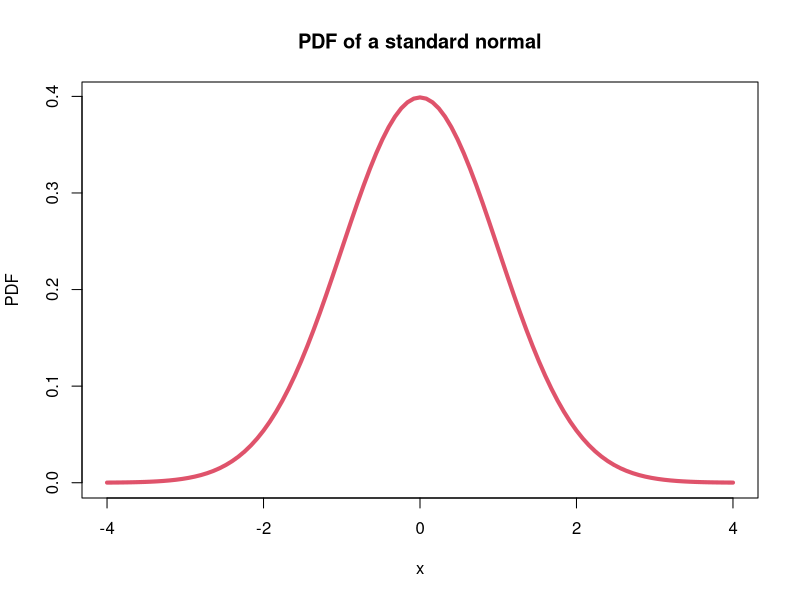
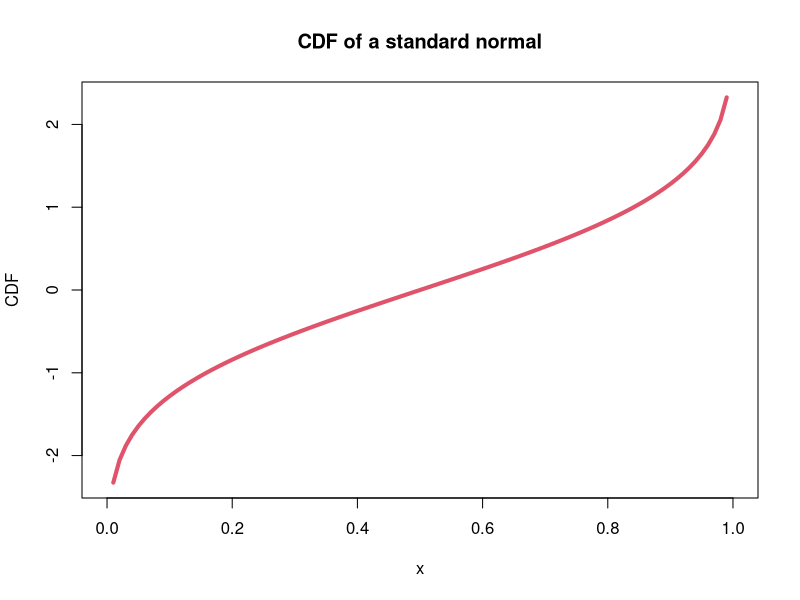
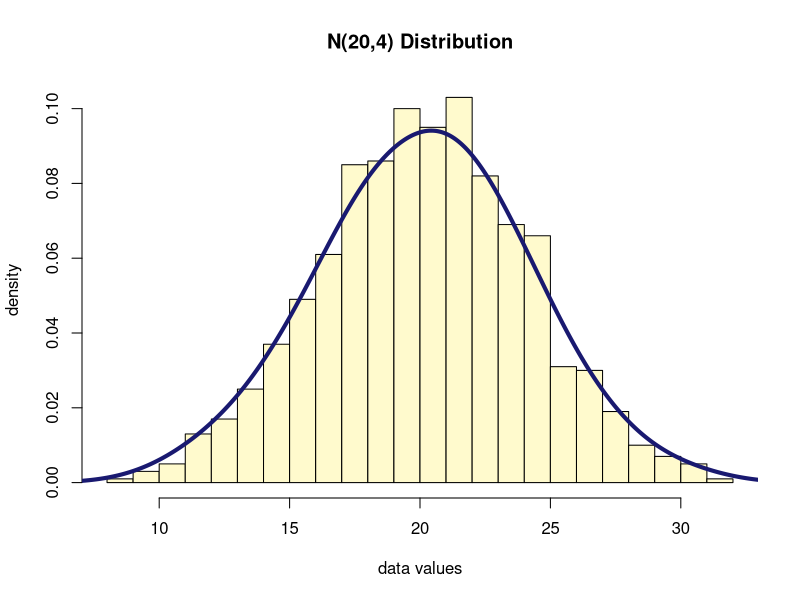
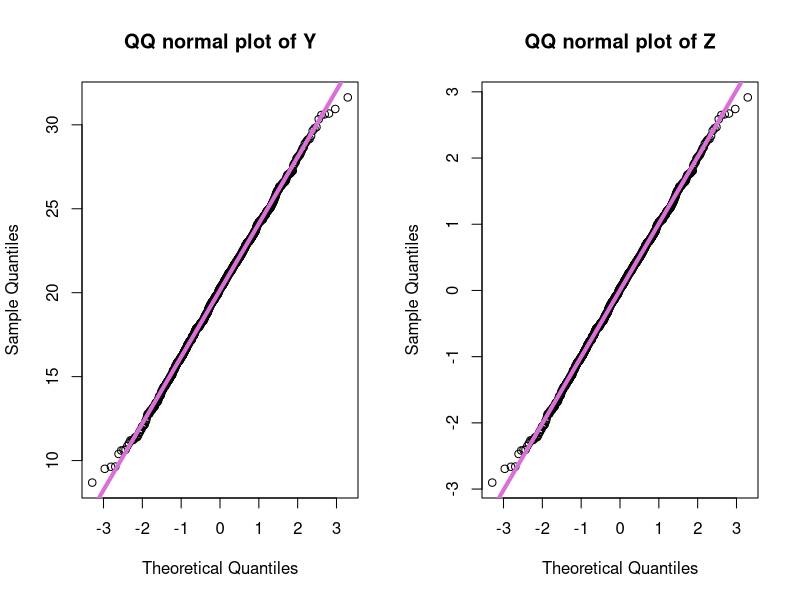
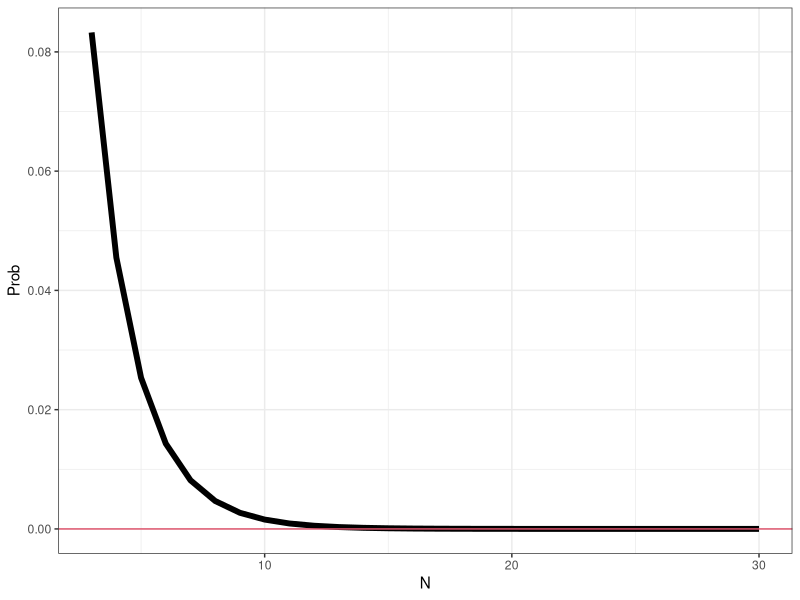
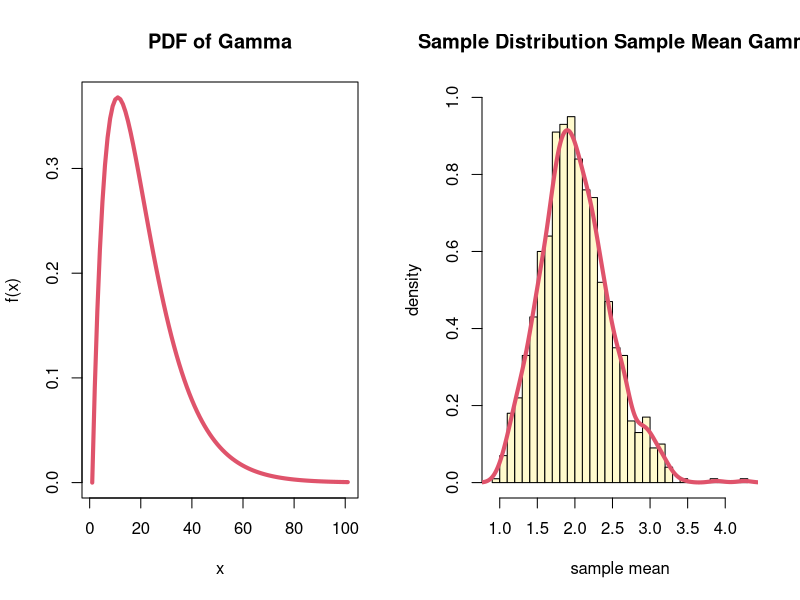
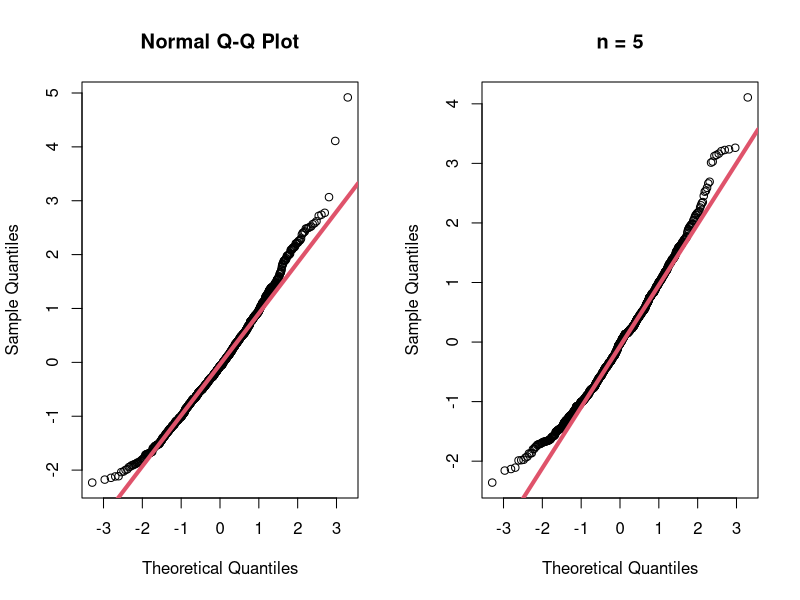
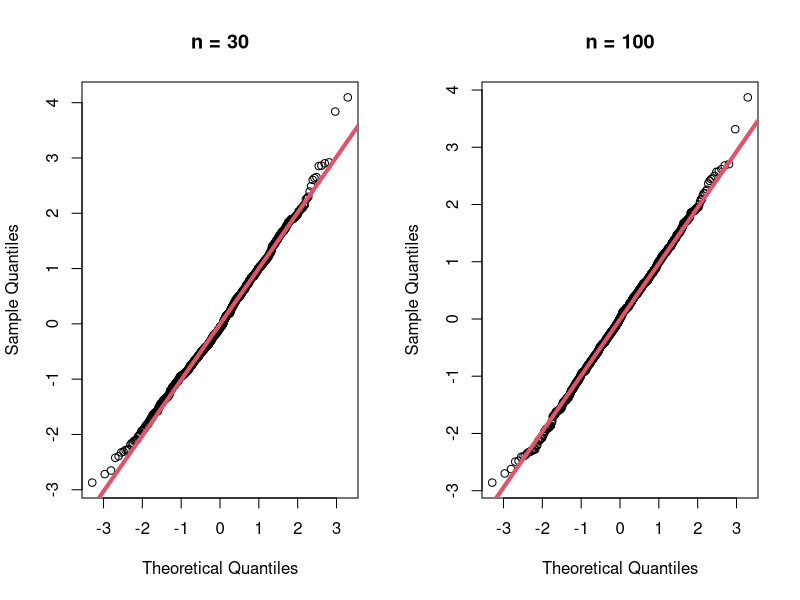

Reproduce these figures in R, in order.
## ---- chunk 1
library(dplyr)
## ---- chunk 2
curve(dnorm, from=-4, to=4, ylab="PDF", main="PDF of a standard normal", lwd=4, col=2)
## ---- chunk 3
curve(qnorm, from=0, to=1, ylab="CDF", main="CDF of a standard normal", lwd=4, col=2)
## ---- chunk 4
y <- rnorm(1000, 20, 4)

hist(y, freq = F, col = "lemonchiffon",
     xlab = "data values",
     breaks = 30,
     ylab = "density",
     main = "N(20,4) Distribution")
lines(density(y, bw=1.5), col="midnightblue", lwd=4)
## ---- chunk 5
z <- (y - mean(y)) / sd(y)

mean(z) %>% round(3) # 0
sd(z) %>% round(3) # 1
## ---- chunk 6
par(mfrow=c(1,2))
qqnorm(y, main="QQ normal plot of Y") 
qqline(y, col="orchid", lwd = 4)

qqnorm(z, main="QQ normal plot of Z")
qqline(z, col="orchid", lwd=4)
## ---- chunk 7
N <- seq(3, 30)
epsilon <- 1
sigma <- 1

pr <- sapply(N, function(n) {
    2 * (1 - pnorm((sqrt(n) * epsilon)/sigma))
})

df <- data.frame(N = N, Prob = pr)

library(ggplot2)
ggplot(df, aes(x = N, y = Prob)) +
    geom_line(size = 2) +
    geom_hline(yintercept = 0, col=2) +
    theme_bw()
## ---- chunk 8
p <- dgamma(seq(0, 10, by=0.1), shape = 2, scale = 1)
plot(p, xlab = "x", ylab = "f(x)", main = "PDF of Gamma", type='l', col = 2, lwd=4)
## ---- chunk 9
muhat <- replicate(1000, 
                   { 
                     x <- rgamma(10, shape = 2, scale = 1) 
                     mean(x) 
                    })
mean(muhat)
var(muhat)
## ---- chunk 10
hist(muhat, col="lemonchiffon", freq=F,
     breaks=30, ylim=c(0, 1),
     main="Sample Distribution Sample Mean Gamma",
     xlab="sample mean", ylab="density")
lines(density(muhat), col=2, lwd=4)
## ---- chunk 11
muhat.z <- (muhat - mean(muhat))/sd(muhat) 
qqnorm(muhat.z) 
qqline(muhat.z, col=2, lwd=4)
## ---- chunk 12
muhat5 <- replicate(1000, 
                    {
                     x <- rgamma(5, shape = 2, scale = 1) 
                     mean(x) 
                     }) 
muhat5.z <- (muhat5 - mean(muhat5))/sd(muhat5) 
qqnorm(muhat5.z, main = "n = 5") 
qqline(muhat5.z, col=2, lwd=4)
## ---- chunk 13
muhat30 <- replicate(1000, 
                     {
                      x <- rgamma(30, shape = 2, scale = 1) 
                      mean(x) 
                      }) 
muhat30.z <- (muhat30 - mean(muhat30))/sd(muhat30) 
qqnorm(muhat30.z, main = "n = 30") 
qqline(muhat30.z, col=2, lwd=4)
## ---- chunk 14
muhat100 <- replicate(1000, 
                      {
                       x <- rgamma(100, shape = 2, scale = 1) 
                       mean(x)
                       })
muhat100.z <- (muhat100 - mean(muhat100))/sd(muhat100) 
qqnorm(muhat100.z, main = "n = 100") 
qqline(muhat100.z, col=2, lwd=4)
## ---- chunk 15
plot(density(muhat5), col=1, lwd=4, 
     xlim=c(0,4), ylim=c(0,3), 
     xlab = "sample mean", ylab="density",
     main="sampling distribution for different n")
lines(density(muhat), col=2, lty=2, lwd=5) 
lines(density(muhat30), col=3, lty=3, lwd=5)
lines(density(muhat100), col=4, lty=4, lwd=5)
## ---- chunk 16
mle <- function(x) {
    mean((x - mean(x))^2) 
    }

get_dist <- function(n) {
    sigmahat <- replicate(1000, {
        x <- rnorm(n, mean=5, sd=2)
        mle(x)
        })
    return(sigmahat)
}

ns <- seq(10, 500, by=10)
dist <- lapply(ns, get_dist) 
bias <- sapply(dist, function(x) mean(x) - 4)
## ---- chunk 17
plot(ns, bias, type = 'l', lwd=3, xlab="n", ylab="Bias") 
abline(h=0, col=2, lty=2, lwd=3)
## ---- chunk 18
par(mfrow=c(1,2))
plot(density(dist[[1]], bw = 1), main="n = 10", xlab="sigmahat values", ylab="density", col="green", lwd=4) 
qqnorm((dist[[1]] - mean(dist[[1]]))/sd(dist[[1]]), main="n = 10") 
qqline((dist[[1]] - mean(dist[[1]]))/sd(dist[[1]]), col="orchid", lwd=4)
## ---- chunk 19
par(mfrow=c(1,2)) 
plot(density(dist[[50]], bw = 1), main="n = 500", xlab="sigmahat values", ylab="density", col="green", lwd=4) 
qqnorm((dist[[50]] - mean(dist[[50]]))/sd(dist[[50]]), main="n = 500") 
qqline((dist[[50]] - mean(dist[[50]]))/sd(dist[[50]]), col="orchid", lwd=4)
